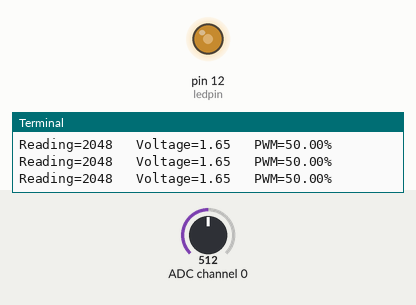
Recording of a program running on a simulated Raspberry Pi (header pin numbers). On the bench: output pins drawn as LEDs (lit = HIGH), the last lines printed to the terminal. The inputs (shaded band) are chosen by the test bench; at power-on: ADC channel 0 = 512 (analog values on the 0–1023 scale).

Above: at 1.2 s.
1.3 s: ADC channel 0 set to 716
At 2.4 s:
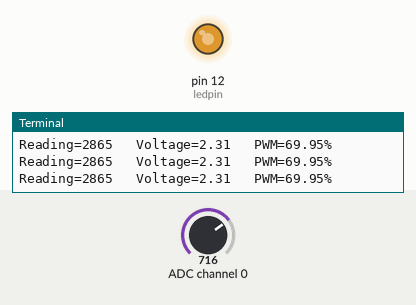
2.9 s: ADC channel 0 set to 900
At 3.7 s:
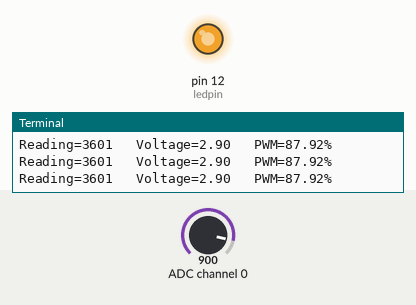
4.5 s: ADC channel 0 set to 122
At 5.1 s:
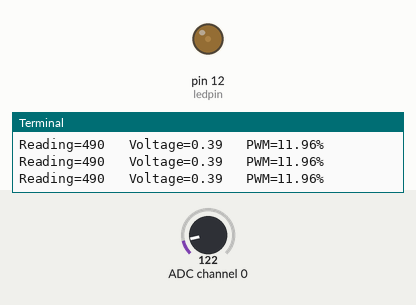
6.1 s: ADC channel 0 set to 0
At 6.5 s:
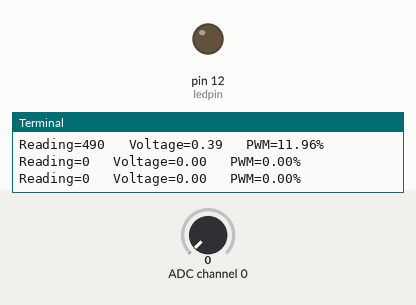
Timing chart, 0 to 8.7 s (numbered marks = the images above; inputs shaded):
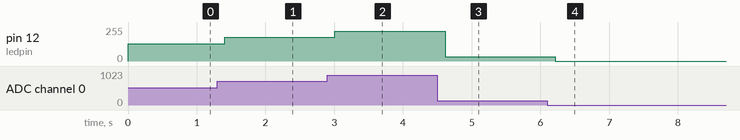

Measured:
- after the input at 1.3 s, pin 12 (ledpin): 128/255 → 178/255 after 0.10 s
- after the input at 2.9 s, pin 12 (ledpin): 178/255 → 224/255 after 0.11 s
- after the input at 4.5 s, pin 12 (ledpin): 224/255 → 31/255 after 0.11 s
- after the input at 6.1 s, pin 12 (ledpin): 31/255 → 0/255 after 0.12 s

The program:

analog_led.py
```python
import time
import RPi.GPIO as GPIO
import spidev
spi = spidev.SpiDev()
spi.open(0, 0)
spi.max_speed_hz = 500000

GPIO.setwarnings(False)
GPIO.setmode(GPIO.BOARD)
ledpin = 12

GPIO.setup(ledpin, GPIO.OUT)
pi_pwm = GPIO.PWM(ledpin, 1000)
pi_pwm.start(0)

def ReadChannel(channel):
    adc = spi.xfer2([6 | (channel & 4) >> 2, (channel & 3) << 6, 0])
    data = ((adc[1] & 15) << 8) + adc[2]
    return data

while True:
    for i in range(8):
        reading = ReadChannel(0)
        voltage = (reading * 3.3) / 4096
        percent = reading / 4096 * 100
        print(f"Reading={reading}\t Voltage={voltage:.2f}\t PWM={percent:.2f}%")
        pi_pwm.ChangeDutyCycle(percent)
        time.sleep(0.2)
```
